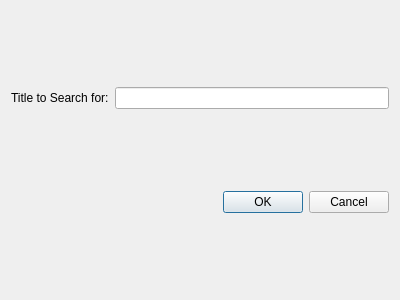
<?xml version="1.0" encoding="UTF-8"?>
<ui version="4.0">
 <class>SearchDialog</class>
 <widget class="QDialog" name="SearchDialog">
  <property name="geometry">
   <rect>
    <x>0</x>
    <y>0</y>
    <width>400</width>
    <height>300</height>
   </rect>
  </property>
  <property name="windowTitle">
   <string>Dialog</string>
  </property>
  <layout class="QVBoxLayout" name="verticalLayout">
   <item>
    <layout class="QHBoxLayout" name="horizontalLayout">
     <item>
      <widget class="QLabel" name="queryLabel">
       <property name="text">
        <string>Title to Search for:</string>
       </property>
      </widget>
     </item>
     <item>
      <widget class="QLineEdit" name="queryBox"/>
     </item>
    </layout>
   </item>
   <item>
    <widget class="QDialogButtonBox" name="buttonBox">
     <property name="orientation">
      <enum>Qt::Horizontal</enum>
     </property>
     <property name="standardButtons">
      <set>QDialogButtonBox::Cancel|QDialogButtonBox::Ok</set>
     </property>
    </widget>
   </item>
  </layout>
 </widget>
 <resources/>
 <connections>
  <connection>
   <sender>buttonBox</sender>
   <signal>accepted()</signal>
   <receiver>SearchDialog</receiver>
   <slot>accept()</slot>
   <hints>
    <hint type="sourcelabel">
     <x>248</x>
     <y>254</y>
    </hint>
    <hint type="destinationlabel">
     <x>157</x>
     <y>274</y>
    </hint>
   </hints>
  </connection>
  <connection>
   <sender>buttonBox</sender>
   <signal>rejected()</signal>
   <receiver>SearchDialog</receiver>
   <slot>reject()</slot>
   <hints>
    <hint type="sourcelabel">
     <x>316</x>
     <y>260</y>
    </hint>
    <hint type="destinationlabel">
     <x>286</x>
     <y>274</y>
    </hint>
   </hints>
  </connection>
 </connections>
</ui>
